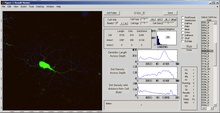
%> input picture optical-retina/Horizontals/Analyze2/GuiPic.jpg, 220 x 113 px, shrunk from 1108 x 569 before the run
$ octave Contraction03.m   (GNU Octave 9; MATLAB toolbox functions it lacks are replaced by stand-ins)
%> lines starting %> are read from the running program, lines starting %| are printed output that depends on the picture; in (x1, y1, x2, y2) boxes, pixels count from 0 and x2, y2 are one past the last pixel; in counts of white or black regions, pixels touching at a corner belong together; the program's own positions count from 1
### optical-retina/jmFunctions/GetMyDir.m
function[TPN] = GetMyDir()


%% Get Folder

if ~exist('.\temp'), mkdir('.\temp'),end

if exist('.\temp\Last.mat')
     load(['.\temp\Last.mat'])
     if exist(Last)
        TPN=uigetdir(Last)
     else
         TPN=uigetdir
     end
else
    TPN=uigetdir
%> the answer given: .
end

TPN= [TPN '\'];

Last=TPN;
if Last>0
save('.\temp\Last.mat','Last')
end

### optical-retina/Horizontals/Analyze2/Contraction03.m
clear all
TPN = GetMyDir
TPN = [TPN '\'];
% TPN = '\\128.208.64.36\wonglab\Josh\OtherPeoplesData\RachelH\Contract1\'
dTPN=dir(TPN); dTPN=dTPN(3:size(dTPN,1));

%% Read in time stack

Planes = size(dTPN,1);


for i = 1: Planes
    Is=imread([TPN dTPN(i).name]);
%> Is is the input picture: size 113x220x3 uint8; mean R, G, B 128.7, 124.1, 121.1
    I(:,:,:,i)=Is;
end

I = I > 100;
I(:,:,2,:)=I(:,:,2,:)|I(:,:,3,:);
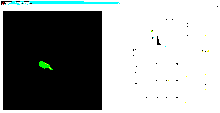
%> I: size 113x220x3 logical; mean R, G, B 0.592, 0.605, 0.602

%% Find Center
[y x] = find(I(:,:,1,1));
%> y = 14713 values from 1 to 113; x = 14713 values from 1 to 220
Cent=[mean(y) mean(x)];
%> Cent = [55.43 149.6]

%% Draw Well

cmap=jet(100);
cmap(1,:)=0;
cmap(2,:)=.5;
cmap(3,:)=1;
colormap(cmap);
[sy sx sz]=size(Is);
%> sy = 113; sx = 220; sz = 3
It=zeros(sy,sx);
It(I(:,:,1,1))=2;
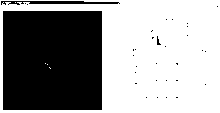
%> It: size 113x220 double; values 0 (black) and 2 (white), 59.2% white; 32 black regions (30 under 20 px), largest, box (x1, y1, x2, y2) and area: (3, 11, 102, 110) 9797, (1, 1, 120, 5) 294
for i = 1: Planes
    It(I(:,:,2,i))=(i-1)*(90/(Planes-1))+10;
    %It(I(:,:,3,i))=(i-1)*(90/(Planes-1))+10;
end

Cent2=round(Cent);
%> Cent2 = [55 150]
It(Cent2(1)-5:Cent2(1)+5,Cent2(2)-5:Cent2(2)+5)=3;
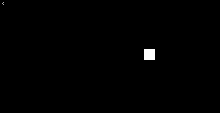
%> It: size 113x220 double; 60% of the values are NaN or infinite; the others: min 0, max 3, mean 0.0371; drawn with min black, max white, NaN and infinite black
subplot(2,2,1)
image(It),pause(.1)


%% Get positions and distances
ID = zeros(sy,sx,Planes,'uint16'); %make ID.
for i = 1:Planes
    L1=bwlabel(I(:,:,2,i),8);
    CBnum=max(L1(:));

    for l = 1:CBnum
        [y x] = find(L1==l);
        ym=mean(y); xm= mean(x);
        CB(l,1:2,i)=[ym xm];
        Dist=sqrt((ym-Cent(1))^2 + (xm-Cent(2))^2);
        CB(l,3,i)=Dist;
        ID(:,:,i)=ID(:,:,i)+uint16((L1==l)*Dist);

    end

end
%> this loop made 1 pass
%> CBnum on pass 1: 2
%> pass 1, `L1=bwlabel(I(:,:,2,i),8);`:
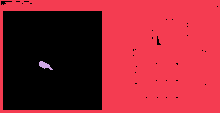
%> L1: size 113x220 double; 3 distinct labels, from 0 to 2; one colour per label, 0 black
%> after the loop:
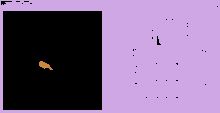
%> ID: size 113x220 uint16; 3 distinct labels, from 0 to 105; one colour per label, 0 black
%> after the loop, CB = [54.51 148.2 1.72; 65.94 45.33 104.8]


%% ID Cell bodies
CBs=size(CB,1);
%> CBs = 2
Near(1:CBs,1)=1:CBs;
for p = 2: Planes
    for i = 1: CBs
      if   CB(i,1,p)==0 %if blank spot
          Near(i,p)=0;
      else

        Dist=dist(CB(:,1:2,p-1), CB(i,1:2,p));
        Nearest=find(Dist==min(Dist),1);
        Near(i,p)=Near(Nearest,p-1);
      end
   end

end
%> after the loop, Dist = 104.8; Near = [1; 2]

%% Find dead
%%'Survived' is one for all cells that make it to the final frame
for i = 1: CBs
    Survived(i,1)=~isempty(find(Near(:,Planes)==i,1));
end
%> this loop made 2 passes
%> after the loop, Survived = [true; true]

%% Disambiguate
%%Worth writing if nearest neighbor doesnt work out.
Diverge=1;
while Diverge % loop untill all divergence is gone
Diverge = 0
for p = 1 : Planes
    Availible=ones(CBs,1);
    for a = 1:CBs; Availible(Near(a,p))=0;end
    for i = 1:CBs  %search all source cells

        O=find(Near(:,p)==i);
        Occur(i,p)=size(O,1);
        if size(O,1)>1  %if multiple cells come from same source
            Diverge=1;
            for o = 1:size(O,1)
               DistO(:,o)=dist(CB(:,1:2,p-1), CB(O(o),1:2,p));
            end
            Closest=find(DistO(i,:)==min(DistO(i,:)),1);
            for o = 1:size(O,1)
                if o == Closest
                    Near(O(o),p)=Near(i,p-1);
                else
                    NextC=find(DistO(:,o)==min(DistO(Availible>0,o)),1);
                    Near(O(o),p)=Near(NextC,p-1);
                end
            end
        end
        if Diverge,break,end
   end
   if Diverge,break,end
end
end % run until no divergence
%> after the loop, Availible = [0; 0]; Occur = [1; 1]

if isempty(find(Occur==0))
    'No cells dropped out'
else
    'One or more cells dropped out'
end

if ~isempty(find(Occur==2))
    'Crap, need to manually track cells or r'
else
    'No obviously ambiguous cells'
end


%% Identify controls
Control=logical(zeros(CBs,1));
for i = 1:CBs
   Control(i) = I(round(CB(i,1)),round(CB(i,2)),3,1)==0;
end
%> after the loop, Control = [false; true]


%% Track CBs ID
subplot(2,2,2)
CBid=zeros(sy,sx);
CBid2=CBid;
CBid3=CBid2;
SE=strel('disk',20);
for i = 1 : CBs
    CBid3=CBid3*0;
   for p = 1:Planes
        Targ=find(Near(:,p)==i,1);
        if ~isempty(Targ) %& ~(Targ==i)
            CBid2=CBid2*0;
            CBid2(fix(CB(Targ,1,p))+1,fix(CB(Targ,2,p))+1)=1;

            CBid2=imdilate(CBid2>0,SE);
            CBid3=CBid3+CBid2;
        end
   end
    CBid3(CBid3>0)=(90/(CBs-1)*(rand*CBs-1))+5;
    CBid=CBid+CBid3;
    image(CBid),pause(.1)
end
%> this loop made 2 passes
%> pass 1, `CBid=CBid+CBid3;`:
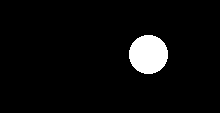
%> CBid: size 113x220 double; values 0 (black) and 67 (white), 4.8% white; 1 white region, box (x1, y1, x2, y2) and area: (129, 35, 168, 74) 1201
%> after the loop:
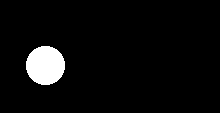
%> CBid2: size 113x220 logical; 4.8% white; 1 white region, box (x1, y1, x2, y2) and area: (26, 46, 65, 85) 1201

image(CBid)


%% Mesure change
for i = 1 : CBs
    for p = 1:Planes-1
        T1=find(Near(:,p)==i);
        T2=find(Near(:,p+1)==i);
    if ~isempty(T1) & ~isempty(T2)
        C=CB(T1,3,p)-CB(T2,3,p+1);
        Change(i,p)=C;
    end % if not empty
    end %Run all Planes p
end % Run all cells = i

%> (the run ends here)
